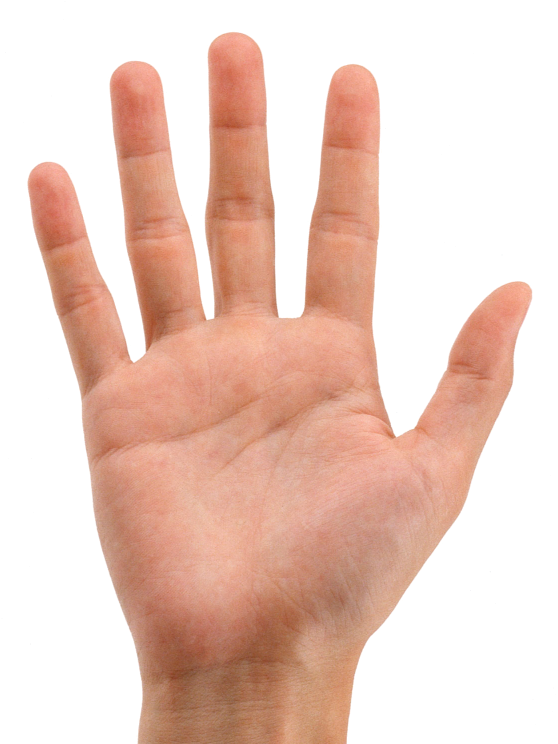
#> input picture OpenCV mini projects/hand.png, 1116 x 1488 px, found by its file name (shown at 1/2 size)
$ python hand_detection_IPCV.py
#> lines starting #> are read from the running program, lines starting #| are printed output that depends on the picture; after the words box and inside, x2 and y2 are one past the last pixel; in counts of white or black regions, pixels touching at a corner belong together
import cv2
import numpy as np

img = cv2.imread("E:\\Data\\hand.png")
#> img is the input picture: shape (1488, 1116, 3); mean B, G, R 194.8, 206.1, 235.4
img = cv2.resize(img, (400,400))
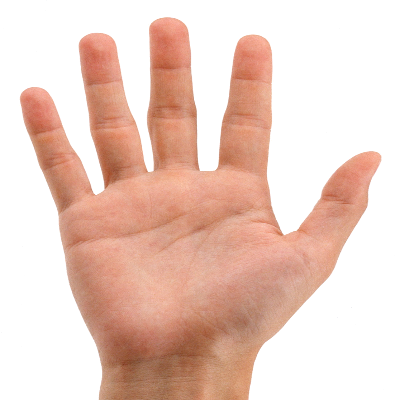
#> img: shape (400, 400, 3); mean B, G, R 194.7, 206, 235.3
img1 = cv2.cvtColor(img, cv2.COLOR_BGR2GRAY)
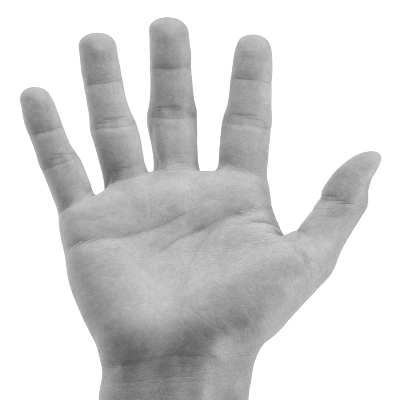
#> img1: shape (400, 400); min 75, max 255, mean 213.5
#blur = cv2.medianBlur(img1,9)
ret, thresh = cv2.threshold(img1, 240,255, cv2.THRESH_BINARY_INV)
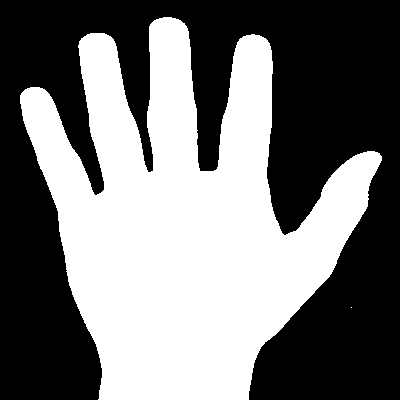
#> thresh: shape (400, 400); 46.3% white; 2 white regions (1 under 20 px)

#findcontour(img,conotur_retrieval_mode,method)
cnts,hier = cv2.findContours(thresh, cv2.RETR_EXTERNAL,cv2.CHAIN_APPROX_SIMPLE)
#> cnts = 2 contours, 1 with area under 20; largest, box (x1, y1, x2, y2) and area: (20, 17, 382, 400) 73024
cv2.drawContours(img, cnts, -1, (50,50,150),2)
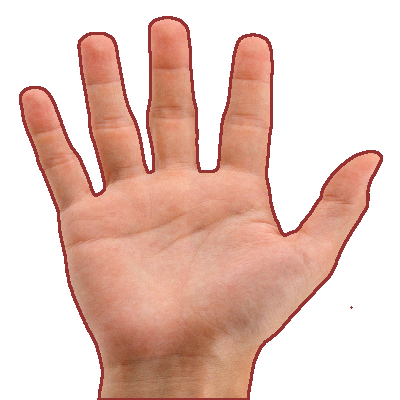
#> img: shape (400, 400, 3); 4.28% of pixels changed, all inside (x1, y1, x2, y2) = (19, 16, 383, 400)
#Here cnts is a list of contours.Add each contour is an array with x axis
#hier variable called hierarchy and it contain image information.
print("number of contour ",cnts, "\n total contour =", len(cnts))
#> (printed output is left out)
print("Hierarchy = ",hier)
#| Hierarchy =  [[[ 1 -1 -1 -1]
#|   [-1  0 -1 -1]]]
'''
# loop over the contours
for c in cnts:
    epsilon = 0.0001*cv2.arcLength(c,True)
    data= cv2.approxPolyDP(c,epsilon,True)

    hull = cv2.convexHull(data)


    cv2.drawContours(img, [c], -1, (50, 50, 150), 2)
    cv2.drawContours(img, [hull], -1, (0, 255, 0), 2)

#find convexity defect
hull2 = cv2.convexHull(cnts[0],returnPoints = False)
#defect returns an array which contain value  [start_point, end_point, farthest_point, approximate_distance to farthest point ]
defect = cv2.convexityDefects(cnts[0],hull2)

for i in range(defect.shape[0]):
    s,e,f,d = defect[i,0]
    print(s,e,f,d)
    start = tuple(c[s][0])
    end = tuple(c[e][0])
    far = tuple(c[f][0])
    #cv2.line(img,start,end,[255,0,0],2)
    cv2.circle(img,far,5,[0,0,255],-1)

#Extreme Points----
#It means topmost, bottommost, rightmost and leftmost points of the object.

c_max = max(cnts, key=cv2.contourArea)

# determine the most extreme points along the contour
extLeft = tuple(c_max[c_max[:, :, 0].argmin()][0])
extRight = tuple(c_max[c_max[:, :, 0].argmax()][0])
extTop = tuple(c_max[c_max[:, :, 1].argmin()][0])
extBot = tuple(c_max[c_max[:, :, 1].argmax()][0])

# draw the outline of the object, then draw each of the
# extreme points, where the left-most is red, right-most
# is green, top-most is blue, and bottom-most is teal

cv2.circle(img, extLeft, 8, (255, 0, 255), -1)  #pink
cv2.circle(img, extRight, 8, (0, 125, 255), -1) #brown
cv2.circle(img, extTop, 8, (255, 10, 0), -1)  #blue
cv2.circle(img, extBot, 8, (19, 152, 152), -1) #green
'''

cv2.imshow("Original",img)
cv2.imshow("gray", img1)
cv2.imshow("thresh",thresh)
cv2.waitKey(0)
